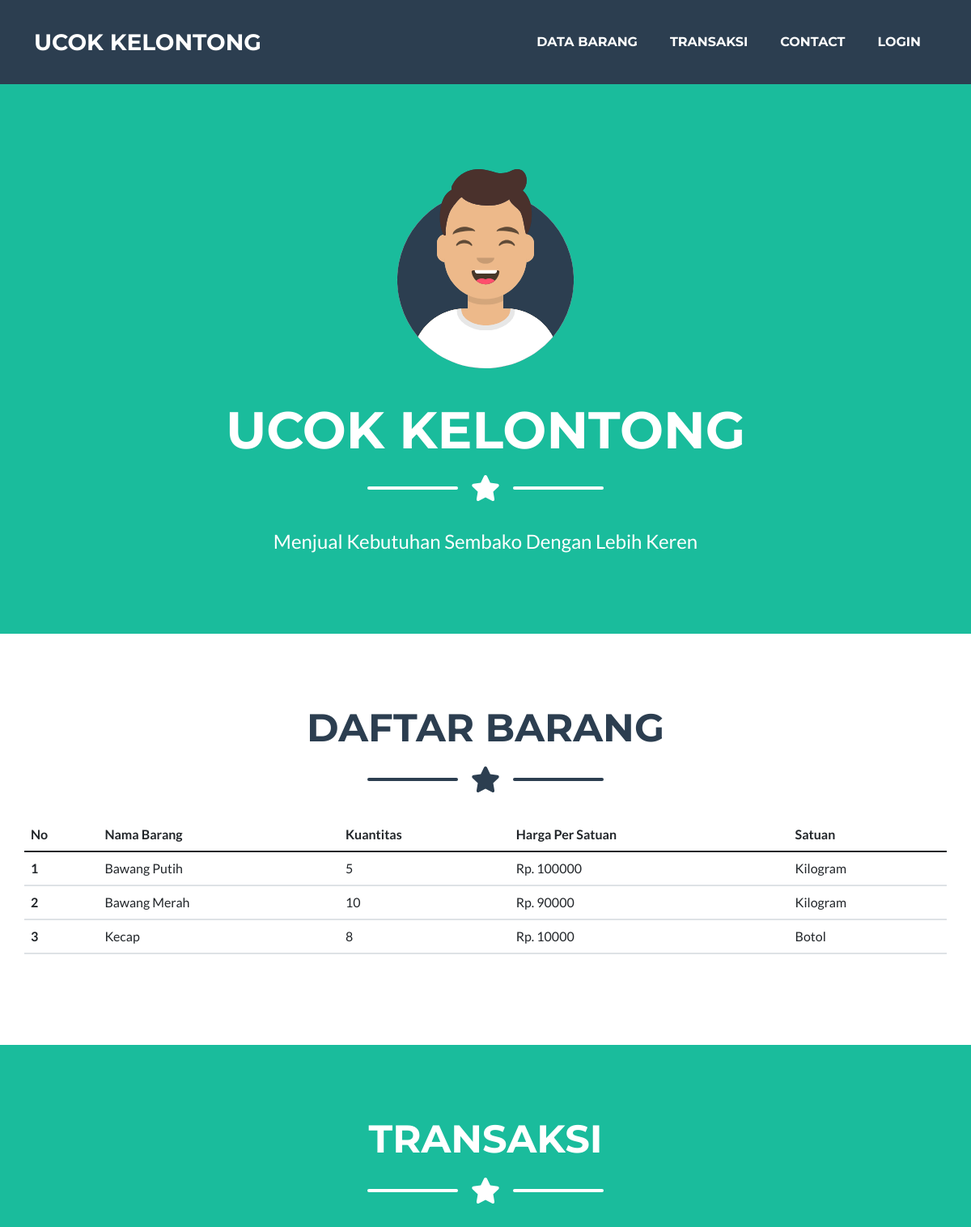
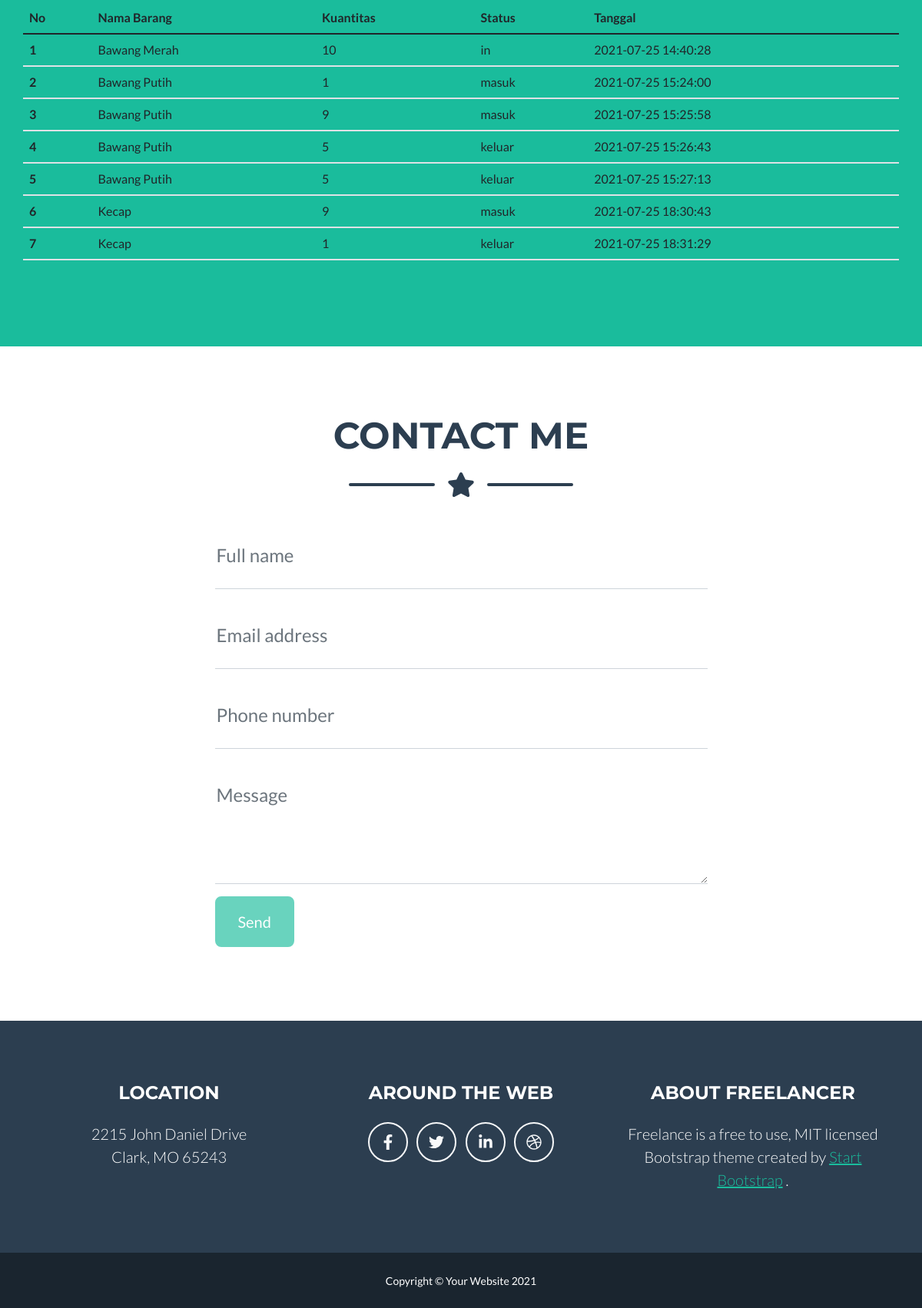
The page / on the database its author committed (2 pictures, top to bottom).
### tables this page shows
CREATE TABLE `item` (
  `id` int(11) NOT NULL,
  `itemname` varchar(128) NOT NULL,
  `quantity` int(11) NOT NULL,
  `unit` varchar(128) NOT NULL,
  `price` int(11) NOT NULL
);

CREATE TABLE `transaction` (
  `id` int(11) NOT NULL,
  `date` datetime NOT NULL DEFAULT current_timestamp(),
  `status` varchar(16) NOT NULL,
  `quantity` int(11) NOT NULL,
  `item_id` int(11) NOT NULL
);

### index.php (the view, shortened to what this page needs)
<?php
require('connection.php'); ?>
<!DOCTYPE html>
<html lang="en">
<head>
    <link href="Assets/LandingPage/css/styles.css" rel="stylesheet" />
</head>
<body id="page-top">
    <nav class="navbar navbar-expand-lg bg-secondary text-uppercase fixed-top" id="mainNav">
        <div class="container">
            <a class="navbar-brand" href="#page-top">UCOK KELONTONG</a>
            <div class="collapse navbar-collapse" id="navbarResponsive">
                <ul class="navbar-nav ms-auto">
                    <li class="nav-item mx-0 mx-lg-1"><a class="nav-link py-3 px-0 px-lg-3 rounded" href="#portfolio">Data Barang</a></li>
                    <li class="nav-item mx-0 mx-lg-1"><a class="nav-link py-3 px-0 px-lg-3 rounded" href="#about">Transaksi</a></li>
                    <li class="nav-item mx-0 mx-lg-1"><a class="nav-link py-3 px-0 px-lg-3 rounded" href="#contact">Contact</a></li>
                    <li class="nav-item mx-0 mx-lg-1"><a class="nav-link py-3 px-0 px-lg-3 rounded" href="login.php">Login</a></li>
                </ul>
            </div>
        </div>
    </nav>
    <header class="masthead bg-primary text-white text-center">
        <div class="container d-flex align-items-center flex-column">
            <img class="masthead-avatar mb-5" src="Assets/LandingPage/img/avataaars.svg" alt="..." />
            <h1 class="masthead-heading text-uppercase mb-0">UCOK KELONTONG</h1>
            <div class="divider-custom divider-light">
                <div class="divider-custom-line"></div>
                <div class="divider-custom-icon"><i class="fas fa-star"></i></div>
                <div class="divider-custom-line"></div>
            </div>
            <p class="masthead-subheading font-weight-light mb-0">Menjual Kebutuhan Sembako Dengan Lebih Keren</p>
        </div>
    </header>
    <section class="page-section portfolio" id="portfolio">
        <div class="container">
            <h2 class="page-section-heading text-center text-uppercase text-secondary mb-0">Daftar Barang</h2>
            <div class="divider-custom">
                <div class="divider-custom-line"></div>
                <div class="divider-custom-icon"><i class="fas fa-star"></i></div>
                <div class="divider-custom-line"></div>
            </div>
            <div class="row justify-content-center">
                <table class="table">
                    <thead>
                        <tr>
                            <th scope="col">No</th>
                            <th scope="col">Nama Barang</th>
                            <th scope="col">Kuantitas</th>
                            <th scope="col">Harga Per Satuan</th>
                            <th scope="col">Satuan</th>
                        </tr>
                    </thead>
                    <tbody>
                        <?php
                        $result = mysqli_query($connect, "SELECT * FROM item");
                        $i = 1;
                        foreach ($result as $row) :
                        ?>
                            <tr>
                                <th scope="row"><?= $i; ?></th>
                                <td><?= $row['itemname']; ?></td>
                                <td><?= $row['quantity']; ?></td>
                                <td>Rp. <?= $row['price']; ?></td>
                                <td><?= $row['unit']; ?></td>
                            </tr>
                        <?php
                            $i++;
                        endforeach;
                        ?>
                    </tbody>
                </table>
            </div>
        </div>
    </section>
    <section class="page-section bg-primary text-white mb-0" id="about">
        <div class="container">
            <h2 class="page-section-heading text-center text-uppercase text-white">Transaksi</h2>
            <div class="divider-custom divider-light">
                <div class="divider-custom-line"></div>
                <div class="divider-custom-icon"><i class="fas fa-star"></i></div>
                <div class="divider-custom-line"></div>
            </div>
            <div class="row">
                <table class="table">
                    <thead>
                        <tr>
                            <th scope="col">No</th>
                            <th scope="col">Nama Barang</th>
                            <th scope="col">Kuantitas</th>
                            <th scope="col">Status</th>
                            <th scope="col">Tanggal</th>
                        </tr>
                    </thead>
                    <tbody>
                        <?php
                        $result = mysqli_query($connect, "SELECT item.itemname, transaction.quantity, transaction.status, transaction.date FROM item INNER JOIN transaction ON item.id = transaction.item_id");
                        $i = 1;
                        foreach ($result as $row) :
                        ?>
                            <tr>
                                <th scope="row"><?= $i; ?></th>
                                <td><?= $row['itemname']; ?></td>
                                <td><?= $row['quantity']; ?></td>
                                <td><?= $row['status']; ?></td>
                                <td><?= $row['date']; ?></td>
                            </tr>
                        <?php
                            $i++;
                        endforeach;
                        ?>
                    </tbody>
                </table>
            </div>
        </div>
    </section>
    <section class="page-section" id="contact">
        <div class="container">
            <h2 class="page-section-heading text-center text-uppercase text-secondary mb-0">Contact Me</h2>
            <div class="divider-custom">
                <div class="divider-custom-line"></div>
                <div class="divider-custom-icon"><i class="fas fa-star"></i></div>
                <div class="divider-custom-line"></div>
            </div>
            <div class="row justify-content-center">
                <div class="col-lg-8 col-xl-7">
                    <form id="contactForm" data-sb-form-api-token="API_TOKEN">
                        <div class="form-floating mb-3">
                            <input class="form-control" id="name" type="text" placeholder="Enter your name..." data-sb-validations="required" />
                            <label for="name">Full name</label>
                        </div>
                        <div class="form-floating mb-3">
                            <input class="form-control" id="email" type="email" placeholder="name@example.com" data-sb-validations="required,email" />
                            <label for="email">Email address</label>
                        </div>
                        <div class="form-floating mb-3">
                            <input class="form-control" id="phone" type="tel" placeholder="(123) 456-7890" data-sb-validations="required" />
                            <label for="phone">Phone number</label>
                        </div>
                        <div class="form-floating mb-3">
                            <textarea class="form-control" id="message" type="text" placeholder="Enter your message here..." style="height: 10rem" data-sb-validations="required"></textarea>
                            <label for="message">Message</label>
                        </div>
                        <button class="btn btn-primary btn-xl disabled" id="submitButton" type="submit">Send</button>
                    </form>
                </div>
            </div>
        </div>
    </section>
    <footer class="footer text-center">
        <div class="container">
            <div class="row">
                <div class="col-lg-4 mb-5 mb-lg-0">
                    <h4 class="text-uppercase mb-4">Location</h4>
                    <p class="lead mb-0">
                        2215 John Daniel Drive
                        <br />
                        Clark, MO 65243
                    </p>
                </div>
                <div class="col-lg-4 mb-5 mb-lg-0">
                    <h4 class="text-uppercase mb-4">Around the Web</h4>
                    <a class="btn btn-outline-light btn-social mx-1" href="#!"><i class="fab fa-fw fa-facebook-f"></i></a>
                    <a class="btn btn-outline-light btn-social mx-1" href="#!"><i class="fab fa-fw fa-twitter"></i></a>
                    <a class="btn btn-outline-light btn-social mx-1" href="#!"><i class="fab fa-fw fa-linkedin-in"></i></a>
                    <a class="btn btn-outline-light btn-social mx-1" href="#!"><i class="fab fa-fw fa-dribbble"></i></a>
                </div>
                <div class="col-lg-4">
                    <h4 class="text-uppercase mb-4">About Freelancer</h4>
                    <p class="lead mb-0">
                        Freelance is a free to use, MIT licensed Bootstrap theme created by
                        <a href="http://startbootstrap.com">Start Bootstrap</a>
                        .
                    </p>
                </div>
            </div>
        </div>
    </footer>
    <div class="copyright py-4 text-center text-white">
        <div class="container"><small>Copyright &copy; Your Website 2021</small></div>
    </div>
</body>
</html>

### rows shown on the page
item: itemname "Bawang Putih", quantity "5", price "100000", unit "Kilogram"
item: itemname "Bawang Merah", quantity "10", price "90000", unit "Kilogram"
item: itemname "Kecap", quantity "8", price "10000", unit "Botol"
transaction: item.itemname "Bawang Merah", quantity "10", status "in", date "2021-07-25 14:40:28"
transaction: item.itemname "Bawang Putih", quantity "1", status "masuk", date "2021-07-25 15:24:00"
transaction: item.itemname "Bawang Putih", quantity "9", status "masuk", date "2021-07-25 15:25:58"
transaction: item.itemname "Bawang Putih", quantity "5", status "keluar", date "2021-07-25 15:26:43"
transaction: item.itemname "Bawang Putih", quantity "5", status "keluar", date "2021-07-25 15:27:13"
transaction: item.itemname "Kecap", quantity "9", status "masuk", date "2021-07-25 18:30:43"
transaction: item.itemname "Kecap", quantity "1", status "keluar", date "2021-07-25 18:31:29"
